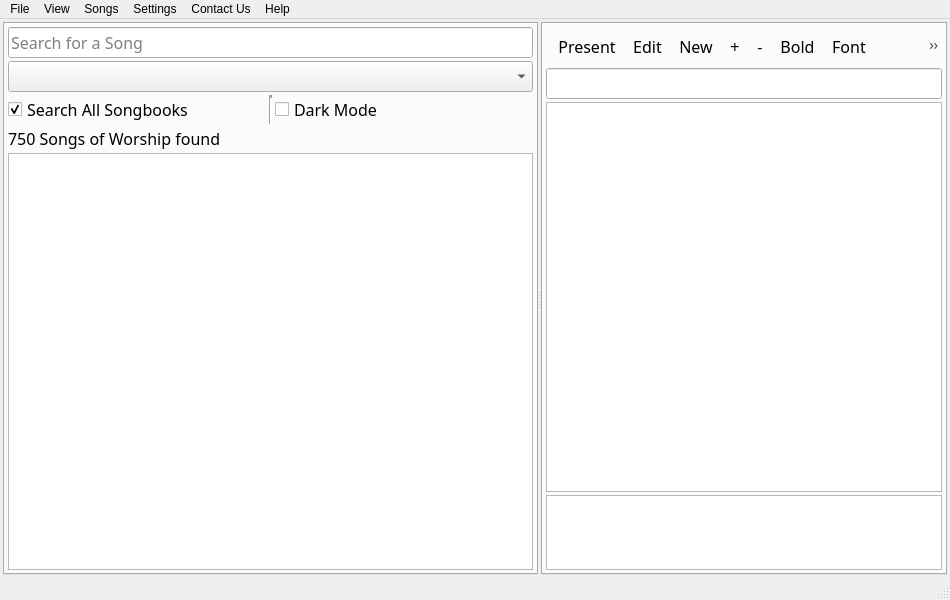
<?xml version="1.0" encoding="UTF-8"?>
<ui version="4.0">
 <class>AppHome</class>
 <widget class="QMainWindow" name="AppHome">
  <property name="geometry">
   <rect>
    <x>0</x>
    <y>0</y>
    <width>950</width>
    <height>600</height>
   </rect>
  </property>
  <property name="sizePolicy">
   <sizepolicy hsizetype="Preferred" vsizetype="Preferred">
    <horstretch>0</horstretch>
    <verstretch>0</verstretch>
   </sizepolicy>
  </property>
  <property name="minimumSize">
   <size>
    <width>400</width>
    <height>0</height>
   </size>
  </property>
  <property name="windowTitle">
   <string>vSongBook</string>
  </property>
  <property name="windowIcon">
   <iconset resource="icons/icons.qrc">
    <normaloff>:/icons/app_icon</normaloff>:/icons/app_icon</iconset>
  </property>
  <widget class="QWidget" name="WidgetCentral">
   <property name="sizePolicy">
    <sizepolicy hsizetype="Minimum" vsizetype="Preferred">
     <horstretch>0</horstretch>
     <verstretch>0</verstretch>
    </sizepolicy>
   </property>
   <property name="minimumSize">
    <size>
     <width>400</width>
     <height>0</height>
    </size>
   </property>
   <layout class="QVBoxLayout" name="verticalLayout_7">
    <property name="spacing">
     <number>3</number>
    </property>
    <property name="leftMargin">
     <number>3</number>
    </property>
    <property name="topMargin">
     <number>3</number>
    </property>
    <property name="rightMargin">
     <number>3</number>
    </property>
    <property name="bottomMargin">
     <number>3</number>
    </property>
    <item>
     <widget class="QSplitter" name="SplitterMain">
      <property name="sizePolicy">
       <sizepolicy hsizetype="Preferred" vsizetype="Expanding">
        <horstretch>0</horstretch>
        <verstretch>0</verstretch>
       </sizepolicy>
      </property>
      <property name="orientation">
       <enum>Qt::Horizontal</enum>
      </property>
      <property name="handleWidth">
       <number>3</number>
      </property>
      <widget class="QWidget" name="verticalLayoutWidget_3">
       <layout class="QVBoxLayout" name="VLayoutLeft">
        <item>
         <widget class="QTabWidget" name="MainTabLeft">
          <property name="enabled">
           <bool>true</bool>
          </property>
          <property name="sizePolicy">
           <sizepolicy hsizetype="Minimum" vsizetype="Expanding">
            <horstretch>0</horstretch>
            <verstretch>0</verstretch>
           </sizepolicy>
          </property>
          <property name="minimumSize">
           <size>
            <width>350</width>
            <height>0</height>
           </size>
          </property>
          <property name="maximumSize">
           <size>
            <width>16777215</width>
            <height>16777215</height>
           </size>
          </property>
          <property name="sizeIncrement">
           <size>
            <width>400</width>
            <height>0</height>
           </size>
          </property>
          <property name="font">
           <font>
            <family>Trebuchet MS</family>
            <pointsize>12</pointsize>
            <weight>50</weight>
            <bold>false</bold>
           </font>
          </property>
          <property name="tabPosition">
           <enum>QTabWidget::North</enum>
          </property>
          <property name="tabShape">
           <enum>QTabWidget::Rounded</enum>
          </property>
          <property name="currentIndex">
           <number>0</number>
          </property>
          <property name="movable">
           <bool>true</bool>
          </property>
          <property name="tabBarAutoHide">
           <bool>true</bool>
          </property>
          <widget class="QWidget" name="WdgSearch">
           <property name="font">
            <font>
             <family>Trebuchet MS</family>
             <pointsize>12</pointsize>
             <weight>50</weight>
             <bold>false</bold>
            </font>
           </property>
           <property name="statusTip">
            <string extracomment="Search for a Song"/>
           </property>
           <property name="accessibleName">
            <string extracomment="This has to be equal to the tab title in all the main tabs">Search</string>
           </property>
           <attribute name="title">
            <string>Search</string>
           </attribute>
           <layout class="QVBoxLayout" name="verticalLayout_2">
            <property name="spacing">
             <number>3</number>
            </property>
            <property name="leftMargin">
             <number>3</number>
            </property>
            <property name="topMargin">
             <number>3</number>
            </property>
            <property name="rightMargin">
             <number>3</number>
            </property>
            <property name="bottomMargin">
             <number>3</number>
            </property>
            <item>
             <widget class="QLineEdit" name="TxtSearch">
              <property name="sizePolicy">
               <sizepolicy hsizetype="Preferred" vsizetype="Fixed">
                <horstretch>0</horstretch>
                <verstretch>0</verstretch>
               </sizepolicy>
              </property>
              <property name="font">
               <font>
                <family>Trebuchet MS</family>
                <pointsize>12</pointsize>
                <weight>50</weight>
                <bold>false</bold>
               </font>
              </property>
              <property name="placeholderText">
               <string>Search for a Song</string>
              </property>
             </widget>
            </item>
            <item>
             <widget class="QComboBox" name="CmbSongbooks">
              <property name="currentText">
               <string/>
              </property>
             </widget>
            </item>
            <item>
             <layout class="QHBoxLayout" name="horizontalLayout">
              <item>
               <widget class="QCheckBox" name="ChkSearchCriteria">
                <property name="sizePolicy">
                 <sizepolicy hsizetype="Preferred" vsizetype="Fixed">
                  <horstretch>0</horstretch>
                  <verstretch>0</verstretch>
                 </sizepolicy>
                </property>
                <property name="text">
                 <string>Search All Songbooks</string>
                </property>
                <property name="checked">
                 <bool>true</bool>
                </property>
               </widget>
              </item>
              <item>
               <widget class="Line" name="line">
                <property name="font">
                 <font>
                  <family>Trebuchet MS</family>
                  <pointsize>12</pointsize>
                  <weight>75</weight>
                  <bold>true</bold>
                 </font>
                </property>
                <property name="frameShadow">
                 <enum>QFrame::Sunken</enum>
                </property>
                <property name="lineWidth">
                 <number>3</number>
                </property>
                <property name="orientation">
                 <enum>Qt::Vertical</enum>
                </property>
               </widget>
              </item>
              <item>
               <widget class="QCheckBox" name="ChkDarkMode">
                <property name="text">
                 <string>Dark Mode</string>
                </property>
               </widget>
              </item>
             </layout>
            </item>
            <item>
             <widget class="QLabel" name="LblResult">
              <property name="sizePolicy">
               <sizepolicy hsizetype="Preferred" vsizetype="Minimum">
                <horstretch>0</horstretch>
                <verstretch>0</verstretch>
               </sizepolicy>
              </property>
              <property name="text">
               <string>750 Songs of Worship found</string>
              </property>
             </widget>
            </item>
            <item>
             <widget class="QListView" name="LstResults">
              <property name="sizePolicy">
               <sizepolicy hsizetype="Preferred" vsizetype="Expanding">
                <horstretch>0</horstretch>
                <verstretch>0</verstretch>
               </sizepolicy>
              </property>
              <property name="horizontalScrollBarPolicy">
               <enum>Qt::ScrollBarAlwaysOff</enum>
              </property>
             </widget>
            </item>
           </layout>
          </widget>
         </widget>
        </item>
       </layout>
      </widget>
      <widget class="QWidget" name="verticalLayoutWidget_4">
       <layout class="QVBoxLayout" name="VLayoutRight">
        <item>
         <widget class="QTabWidget" name="MainTabRight">
          <property name="enabled">
           <bool>true</bool>
          </property>
          <property name="sizePolicy">
           <sizepolicy hsizetype="Expanding" vsizetype="Expanding">
            <horstretch>0</horstretch>
            <verstretch>0</verstretch>
           </sizepolicy>
          </property>
          <property name="minimumSize">
           <size>
            <width>0</width>
            <height>0</height>
           </size>
          </property>
          <property name="font">
           <font>
            <family>Trebuchet MS</family>
            <pointsize>12</pointsize>
            <weight>50</weight>
            <bold>false</bold>
           </font>
          </property>
          <property name="tabPosition">
           <enum>QTabWidget::North</enum>
          </property>
          <property name="tabShape">
           <enum>QTabWidget::Rounded</enum>
          </property>
          <property name="currentIndex">
           <number>0</number>
          </property>
          <property name="movable">
           <bool>true</bool>
          </property>
          <property name="tabBarAutoHide">
           <bool>true</bool>
          </property>
          <widget class="QWidget" name="WdgPreview">
           <property name="font">
            <font>
             <family>Trebuchet MS</family>
             <pointsize>12</pointsize>
             <weight>50</weight>
             <bold>false</bold>
            </font>
           </property>
           <property name="accessibleName">
            <string extracomment="This has to be equal to the tab title in all the main tabs">History</string>
           </property>
           <attribute name="title">
            <string>Song Preview</string>
           </attribute>
           <layout class="QVBoxLayout" name="LayoutPreview">
            <property name="spacing">
             <number>3</number>
            </property>
            <property name="leftMargin">
             <number>3</number>
            </property>
            <property name="topMargin">
             <number>3</number>
            </property>
            <property name="rightMargin">
             <number>3</number>
            </property>
            <property name="bottomMargin">
             <number>3</number>
            </property>
            <item>
             <widget class="QToolBar" name="ToolbarPreview">
              <property name="windowTitle">
               <string notr="true">toolBar1</string>
              </property>
              <property name="toolButtonStyle">
               <enum>Qt::ToolButtonTextBesideIcon</enum>
              </property>
              <addaction name="actionPresent"/>
              <addaction name="actionEdit"/>
              <addaction name="actionNewsong"/>
              <addaction name="actionBigger"/>
              <addaction name="actionSmaller"/>
              <addaction name="actionBold"/>
              <addaction name="actionFont"/>
              <addaction name="actionPreferences"/>
             </widget>
            </item>
            <item>
             <widget class="QLineEdit" name="TxtPreviewTitle">
              <property name="readOnly">
               <bool>true</bool>
              </property>
             </widget>
            </item>
            <item>
             <widget class="QPlainTextEdit" name="TxtPreviewContent">
              <property name="sizePolicy">
               <sizepolicy hsizetype="Expanding" vsizetype="Expanding">
                <horstretch>0</horstretch>
                <verstretch>0</verstretch>
               </sizepolicy>
              </property>
              <property name="frameShadow">
               <enum>QFrame::Sunken</enum>
              </property>
              <property name="verticalScrollBarPolicy">
               <enum>Qt::ScrollBarAsNeeded</enum>
              </property>
              <property name="horizontalScrollBarPolicy">
               <enum>Qt::ScrollBarAlwaysOff</enum>
              </property>
              <property name="readOnly">
               <bool>true</bool>
              </property>
             </widget>
            </item>
            <item>
             <widget class="QPlainTextEdit" name="TxtPreviewAlias">
              <property name="sizePolicy">
               <sizepolicy hsizetype="Expanding" vsizetype="Maximum">
                <horstretch>0</horstretch>
                <verstretch>0</verstretch>
               </sizepolicy>
              </property>
              <property name="minimumSize">
               <size>
                <width>0</width>
                <height>75</height>
               </size>
              </property>
              <property name="maximumSize">
               <size>
                <width>16777215</width>
                <height>75</height>
               </size>
              </property>
              <property name="readOnly">
               <bool>true</bool>
              </property>
             </widget>
            </item>
           </layout>
          </widget>
         </widget>
        </item>
       </layout>
      </widget>
     </widget>
    </item>
   </layout>
  </widget>
  <widget class="QStatusBar" name="statusbar"/>
  <widget class="QMenuBar" name="menuBar">
   <property name="geometry">
    <rect>
     <x>0</x>
     <y>0</y>
     <width>950</width>
     <height>21</height>
    </rect>
   </property>
   <widget class="QMenu" name="menuFile">
    <property name="title">
     <string>File</string>
    </property>
    <addaction name="actionExit"/>
   </widget>
   <widget class="QMenu" name="menuSongs">
    <property name="title">
     <string>Songs</string>
    </property>
    <addaction name="actionNew_Song"/>
    <addaction name="actionEdit_Song"/>
    <addaction name="actionDelete_Song"/>
    <addaction name="separator"/>
    <addaction name="actionSearch"/>
    <addaction name="actionSearchAll"/>
    <addaction name="separator"/>
    <addaction name="actionSongbooks"/>
    <addaction name="actionOnline"/>
   </widget>
   <widget class="QMenu" name="menuSupport">
    <property name="title">
     <string>Help</string>
    </property>
    <addaction name="actionAbout"/>
    <addaction name="actionTutorial"/>
    <addaction name="separator"/>
    <addaction name="actionDonate"/>
    <addaction name="actionCheck_Updates"/>
    <addaction name="actionContribute"/>
    <addaction name="separator"/>
    <addaction name="actionFeature_Request"/>
    <addaction name="actionBug_Report"/>
   </widget>
   <widget class="QMenu" name="menuView">
    <property name="title">
     <string>View</string>
    </property>
    <addaction name="separator"/>
    <addaction name="actionSmaller_Font"/>
    <addaction name="actionBigger_Font"/>
    <addaction name="separator"/>
    <addaction name="actionChange_Font"/>
    <addaction name="actionBold_Text"/>
    <addaction name="separator"/>
    <addaction name="actionDarkMode"/>
   </widget>
   <widget class="QMenu" name="menuContact_Us">
    <property name="title">
     <string>Contact Us</string>
    </property>
    <addaction name="actionPhone"/>
    <addaction name="actionEmail"/>
    <addaction name="actionWebsite"/>
   </widget>
   <widget class="QMenu" name="menuSettings">
    <property name="title">
     <string>Settings</string>
    </property>
    <addaction name="actionManage_Settings"/>
    <addaction name="actionReset_Settings"/>
   </widget>
   <addaction name="menuFile"/>
   <addaction name="menuView"/>
   <addaction name="menuSongs"/>
   <addaction name="menuSettings"/>
   <addaction name="menuContact_Us"/>
   <addaction name="menuSupport"/>
  </widget>
  <action name="actionPresent">
   <property name="icon">
    <iconset resource="icons/icons.qrc">
     <normaloff>:/icons/present.png</normaloff>:/icons/present.png</iconset>
   </property>
   <property name="text">
    <string>Present</string>
   </property>
   <property name="toolTip">
    <string>Present Song</string>
   </property>
   <property name="shortcut">
    <string>F5</string>
   </property>
  </action>
  <action name="actionBigger">
   <property name="icon">
    <iconset resource="icons/icons.qrc">
     <normaloff>:/icons/bigger.png</normaloff>:/icons/bigger.png</iconset>
   </property>
   <property name="text">
    <string>+</string>
   </property>
   <property name="toolTip">
    <string>Bigger Text</string>
   </property>
  </action>
  <action name="actionSmaller">
   <property name="icon">
    <iconset resource="icons/icons.qrc">
     <normaloff>:/icons/smaller.png</normaloff>:/icons/smaller.png</iconset>
   </property>
   <property name="text">
    <string>-</string>
   </property>
   <property name="toolTip">
    <string>Smaller Text</string>
   </property>
  </action>
  <action name="actionBold">
   <property name="icon">
    <iconset resource="icons/icons.qrc">
     <normaloff>:/icons/bold.png</normaloff>:/icons/bold.png</iconset>
   </property>
   <property name="text">
    <string>Bold</string>
   </property>
   <property name="toolTip">
    <string>Make Bold</string>
   </property>
  </action>
  <action name="actionExit">
   <property name="icon">
    <iconset resource="icons/icons.qrc">
     <normaloff>:/icons/close</normaloff>:/icons/close</iconset>
   </property>
   <property name="text">
    <string>Exit</string>
   </property>
   <property name="shortcut">
    <string>Ctrl+Q</string>
   </property>
  </action>
  <action name="actionAbout">
   <property name="icon">
    <iconset resource="icons/icons.qrc">
     <normaloff>:/icons/browser_open</normaloff>:/icons/browser_open</iconset>
   </property>
   <property name="text">
    <string>About vSongBook</string>
   </property>
   <property name="shortcut">
    <string>F2</string>
   </property>
  </action>
  <action name="actionTutorial">
   <property name="icon">
    <iconset resource="icons/icons.qrc">
     <normaloff>:/icons/whatis</normaloff>:/icons/whatis</iconset>
   </property>
   <property name="text">
    <string>How it Works</string>
   </property>
   <property name="shortcut">
    <string>F1</string>
   </property>
  </action>
  <action name="actionReset_Settings">
   <property name="icon">
    <iconset resource="icons/icons.qrc">
     <normaloff>:/icons/remove_extension</normaloff>:/icons/remove_extension</iconset>
   </property>
   <property name="text">
    <string>Reset Settings</string>
   </property>
   <property name="shortcut">
    <string>Ctrl+R</string>
   </property>
  </action>
  <action name="actionManage_Settings">
   <property name="icon">
    <iconset resource="icons/icons.qrc">
     <normaloff>:/icons/settings</normaloff>:/icons/settings</iconset>
   </property>
   <property name="text">
    <string>Manage Settings</string>
   </property>
   <property name="shortcut">
    <string>Ctrl+S</string>
   </property>
  </action>
  <action name="actionNew_Song">
   <property name="icon">
    <iconset resource="icons/icons.qrc">
     <normaloff>:/icons/field_add</normaloff>:/icons/field_add</iconset>
   </property>
   <property name="text">
    <string>New Song</string>
   </property>
   <property name="shortcut">
    <string>Ctrl+N</string>
   </property>
  </action>
  <action name="actionEdit_Song">
   <property name="icon">
    <iconset resource="icons/icons.qrc">
     <normaloff>:/icons/edit_cond_formats.png</normaloff>:/icons/edit_cond_formats.png</iconset>
   </property>
   <property name="text">
    <string>Edit Song</string>
   </property>
   <property name="shortcut">
    <string>Ctrl+E</string>
   </property>
  </action>
  <action name="actionDelete_Song">
   <property name="icon">
    <iconset resource="icons/icons.qrc">
     <normaloff>:/icons/delete.png</normaloff>:/icons/delete.png</iconset>
   </property>
   <property name="text">
    <string>Delete Song</string>
   </property>
   <property name="shortcut">
    <string>Ctrl+D</string>
   </property>
  </action>
  <action name="actionDonate">
   <property name="icon">
    <iconset resource="icons/icons.qrc">
     <normaloff>:/icons/filter</normaloff>:/icons/filter</iconset>
   </property>
   <property name="text">
    <string>Donate</string>
   </property>
  </action>
  <action name="actionContribute">
   <property name="icon">
    <iconset resource="icons/icons.qrc">
     <normaloff>:/icons/add_record</normaloff>:/icons/add_record</iconset>
   </property>
   <property name="text">
    <string>OS Contribution</string>
   </property>
  </action>
  <action name="actionCheck_Updates">
   <property name="icon">
    <iconset resource="icons/icons.qrc">
     <normaloff>:/icons/refresh</normaloff>:/icons/refresh</iconset>
   </property>
   <property name="text">
    <string>Check Updates</string>
   </property>
   <property name="shortcut">
    <string>Ctrl+U</string>
   </property>
  </action>
  <action name="actionBigger_Font">
   <property name="icon">
    <iconset resource="icons/icons.qrc">
     <normaloff>:/icons/bigger.png</normaloff>:/icons/bigger.png</iconset>
   </property>
   <property name="text">
    <string>Bigger Font</string>
   </property>
   <property name="shortcut">
    <string>Up</string>
   </property>
  </action>
  <action name="actionSmaller_Font">
   <property name="icon">
    <iconset resource="icons/icons.qrc">
     <normaloff>:/icons/smaller.png</normaloff>:/icons/smaller.png</iconset>
   </property>
   <property name="text">
    <string>Smaller Font</string>
   </property>
   <property name="shortcut">
    <string>Down</string>
   </property>
  </action>
  <action name="actionChange_Font">
   <property name="icon">
    <iconset resource="icons/icons.qrc">
     <normaloff>:/icons/font.png</normaloff>:/icons/font.png</iconset>
   </property>
   <property name="text">
    <string>Change Font</string>
   </property>
   <property name="shortcut">
    <string>F</string>
   </property>
  </action>
  <action name="actionBold_Text">
   <property name="icon">
    <iconset resource="icons/icons.qrc">
     <normaloff>:/icons/bold.png</normaloff>:/icons/bold.png</iconset>
   </property>
   <property name="text">
    <string>Bold Text</string>
   </property>
   <property name="shortcut">
    <string>B</string>
   </property>
  </action>
  <action name="actionPreferences">
   <property name="icon">
    <iconset resource="icons/icons.qrc">
     <normaloff>:/icons/keyword</normaloff>:/icons/keyword</iconset>
   </property>
   <property name="text">
    <string>Options</string>
   </property>
  </action>
  <action name="actionEdit">
   <property name="icon">
    <iconset resource="icons/icons.qrc">
     <normaloff>:/icons/edit.png</normaloff>:/icons/edit.png</iconset>
   </property>
   <property name="text">
    <string>Edit</string>
   </property>
  </action>
  <action name="actionNewsong">
   <property name="icon">
    <iconset resource="icons/icons.qrc">
     <normaloff>:/icons/field_add</normaloff>:/icons/field_add</iconset>
   </property>
   <property name="text">
    <string>New</string>
   </property>
  </action>
  <action name="actionSongbooks">
   <property name="icon">
    <iconset resource="icons/icons.qrc">
     <normaloff>:/icons/copy</normaloff>:/icons/copy</iconset>
   </property>
   <property name="text">
    <string>Manage Books</string>
   </property>
   <property name="shortcut">
    <string>Ctrl+B</string>
   </property>
  </action>
  <action name="actionOnline">
   <property name="icon">
    <iconset resource="icons/icons.qrc">
     <normaloff>:/icons/browser_open</normaloff>:/icons/browser_open</iconset>
   </property>
   <property name="text">
    <string>Online Content</string>
   </property>
   <property name="shortcut">
    <string>Ctrl+W</string>
   </property>
  </action>
  <action name="actionPhone">
   <property name="text">
    <string>Phone: +254 711 474787</string>
   </property>
  </action>
  <action name="actionEmail">
   <property name="text">
    <string>Email: appsmatake@gmail.com</string>
   </property>
  </action>
  <action name="actionWebsite">
   <property name="text">
    <string>Website: http://appsmata.com</string>
   </property>
  </action>
  <action name="actionFeature_Request">
   <property name="text">
    <string>Feature Request</string>
   </property>
  </action>
  <action name="actionBug_Report">
   <property name="text">
    <string>Bug Report</string>
   </property>
  </action>
  <action name="actionFont">
   <property name="icon">
    <iconset resource="icons/icons.qrc">
     <normaloff>:/icons/font.png</normaloff>:/icons/font.png</iconset>
   </property>
   <property name="text">
    <string>Font</string>
   </property>
   <property name="toolTip">
    <string>Change Font Type</string>
   </property>
   <property name="shortcut">
    <string>Shift+F</string>
   </property>
  </action>
  <action name="actionSearch">
   <property name="icon">
    <iconset resource="icons/icons.qrc">
     <normaloff>:/icons/find</normaloff>:/icons/find</iconset>
   </property>
   <property name="text">
    <string>Search a Song</string>
   </property>
   <property name="shortcut">
    <string>Ctrl+F</string>
   </property>
  </action>
  <action name="actionSearchAll">
   <property name="checkable">
    <bool>true</bool>
   </property>
   <property name="text">
    <string>Search all Songs</string>
   </property>
  </action>
  <action name="actionDarkMode">
   <property name="checkable">
    <bool>true</bool>
   </property>
   <property name="text">
    <string>Dark Mode</string>
   </property>
   <property name="shortcut">
    <string>Shift+D</string>
   </property>
  </action>
 </widget>
 <resources>
  <include location="icons/icons.qrc"/>
 </resources>
 <connections/>
 <slots>
  <slot>fileOpen()</slot>
  <slot>fileClose()</slot>
  <slot>browseFind(bool)</slot>
  <slot>refresh()</slot>
  <slot>compact()</slot>
  <slot>helpWhatsThis()</slot>
  <slot>mainTabSelected(int)</slot>
  <slot>executeQuery()</slot>
  <slot>importTableFromCSV()</slot>
  <slot>exportTableToCSV()</slot>
  <slot>fileRevert()</slot>
  <slot>fileSave()</slot>
  <slot>deleteIndex()</slot>
  <slot>createIndex()</slot>
  <slot>createTable()</slot>
  <slot>deleteObject()</slot>
  <slot>editObject()</slot>
  <slot>editTablePopup()</slot>
  <slot>addField()</slot>
  <slot>editField()</slot>
  <slot>exportDatabaseToSQL()</slot>
  <slot>importDatabaseFromSQL()</slot>
  <slot>openPreferences()</slot>
  <slot>createTreeContextMenu(QPoint)</slot>
  <slot>changeTreeSelection()</slot>
  <slot>fileNew()</slot>
  <slot>helpAbout()</slot>
  <slot>deleteField()</slot>
  <slot>loadPragmas()</slot>
  <slot>savePragmas()</slot>
  <slot>copy()</slot>
  <slot>closeSqlTab(int)</slot>
  <slot>openSqlTab()</slot>
  <slot>openSqlFile()</slot>
  <slot>saveSqlFile()</slot>
  <slot>loadExtension()</slot>
  <slot>loadProject()</slot>
  <slot>saveProject()</slot>
  <slot>fileAttach()</slot>
  <slot>editEncryption()</slot>
  <slot>saveSqlFileAs()</slot>
  <slot>switchToBrowseDataTab()</slot>
  <slot>copyCurrentCreateStatement()</slot>
  <slot>browseDataFetchAllData()</slot>
  <slot>exportTableToJson()</slot>
  <slot>fileOpenReadOnly()</slot>
  <slot>saveSqlResultsAsCsv()</slot>
  <slot>saveSqlResultsAsView()</slot>
  <slot>changeSqlTab(int)</slot>
  <slot>renameSqlTab(int)</slot>
  <slot>fileNewInMemoryDatabase()</slot>
  <slot>showContextMenuSqlTabBar(QPoint)</slot>
 </slots>
</ui>
